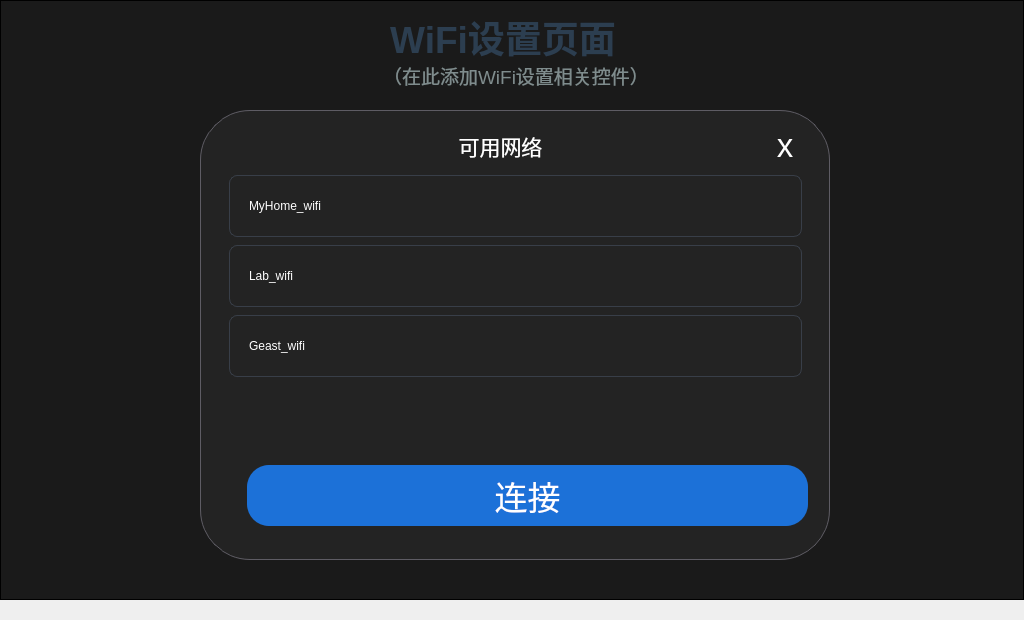
<?xml version="1.0" encoding="UTF-8"?>
<ui version="4.0">
 <class>WifiDialog</class>
 <widget class="QDialog" name="WifiDialog">
  <property name="geometry">
   <rect>
    <x>0</x>
    <y>0</y>
    <width>1024</width>
    <height>620</height>
   </rect>
  </property>
  <property name="minimumSize">
   <size>
    <width>1024</width>
    <height>620</height>
   </size>
  </property>
  <property name="maximumSize">
   <size>
    <width>1024</width>
    <height>620</height>
   </size>
  </property>
  <property name="windowTitle">
   <string>WiFi设置</string>
  </property>
  <widget class="QLabel" name="label">
   <property name="geometry">
    <rect>
     <x>0</x>
     <y>0</y>
     <width>1024</width>
     <height>600</height>
    </rect>
   </property>
   <property name="minimumSize">
    <size>
     <width>1024</width>
     <height>600</height>
    </size>
   </property>
   <property name="maximumSize">
    <size>
     <width>1024</width>
     <height>600</height>
    </size>
   </property>
   <property name="styleSheet">
    <string notr="true">background-color: rgb(26, 26, 26)</string>
   </property>
   <property name="frameShape">
    <enum>QFrame::Box</enum>
   </property>
   <property name="text">
    <string/>
   </property>
  </widget>
  <widget class="QFrame" name="wifiwindows">
   <property name="geometry">
    <rect>
     <x>200</x>
     <y>110</y>
     <width>630</width>
     <height>450</height>
    </rect>
   </property>
   <property name="minimumSize">
    <size>
     <width>630</width>
     <height>450</height>
    </size>
   </property>
   <property name="maximumSize">
    <size>
     <width>630</width>
     <height>450</height>
    </size>
   </property>
   <property name="styleSheet">
    <string notr="true">QFrame#wifiwindows {
    background-color:rgb(35, 35, 35);
    border: 1px solid rgb(94, 92, 100);
    border-radius: 50px;
}</string>
   </property>
   <property name="frameShape">
    <enum>QFrame::NoFrame</enum>
   </property>
   <property name="frameShadow">
    <enum>QFrame::Raised</enum>
   </property>
   <widget class="QLabel" name="label_2">
    <property name="geometry">
     <rect>
      <x>170</x>
      <y>20</y>
      <width>261</width>
      <height>31</height>
     </rect>
    </property>
    <property name="styleSheet">
     <string notr="true">color: rgb(255, 255, 255);</string>
    </property>
    <property name="text">
     <string>&lt;html&gt;&lt;head/&gt;&lt;body&gt;&lt;p align=&quot;center&quot;&gt;&lt;span style=&quot; font-size:16pt;&quot;&gt;可用网络&lt;/span&gt;&lt;/p&gt;&lt;/body&gt;&lt;/html&gt;</string>
    </property>
   </widget>
   <widget class="QListWidget" name="listWidget">
    <property name="geometry">
     <rect>
      <x>25</x>
      <y>61</y>
      <width>581</width>
      <height>301</height>
     </rect>
    </property>
    <property name="styleSheet">
     <string notr="true">/* 整个列表控件 */
QListWidget {
    background-color: rgb(35, 35, 35);
    border: none;
    border-radius: 16px;
    color: #ffffff;
    outline: none; /* 去掉选中时的虚线外框 */
}

/* 每一行item（WiFi条目） */
QListWidget::item {
    height: 60px;         /* 行高，调大一点，像卡片 */
    border:1px solid #383e48; /* 条目细边框 */
    border-radius:8px;    /* 条目圆角 */
    margin:4px;           /* 条目之间留出空隙，分开卡片 */
    padding-left:16px;    /* 文字左边留白 */
}

/* 鼠标悬浮在条目上 */
QListWidget::item:hover {
    background-color:#303742;
}

/* 选中当前WiFi条目（蓝色高亮，参考你效果图） */
QListWidget::item:selected {
    background-color:#164b80;
    border:1px solid #2188dd;
    color:white;
}</string>
    </property>
    <item>
     <property name="text">
      <string>MyHome_wifi</string>
     </property>
     <property name="icon">
      <iconset theme="pda"/>
     </property>
    </item>
    <item>
     <property name="text">
      <string>Lab_wifi</string>
     </property>
     <property name="icon">
      <iconset theme="phone"/>
     </property>
    </item>
    <item>
     <property name="text">
      <string>Geast_wifi</string>
     </property>
     <property name="icon">
      <iconset theme="multimedia-volume-control"/>
     </property>
    </item>
   </widget>
   <widget class="QPushButton" name="btnBack">
    <property name="geometry">
     <rect>
      <x>560</x>
      <y>10</y>
      <width>50</width>
      <height>50</height>
     </rect>
    </property>
    <property name="minimumSize">
     <size>
      <width>50</width>
      <height>50</height>
     </size>
    </property>
    <property name="maximumSize">
     <size>
      <width>50</width>
      <height>50</height>
     </size>
    </property>
    <property name="styleSheet">
     <string notr="true">QPushButton{background-color:rgb(35, 35, 35);;color:white;border-radius:8px;font-size:25pt;}QPushButton:pressed{background-color:#2980b9;}</string>
    </property>
    <property name="text">
     <string>x</string>
    </property>
   </widget>
   <widget class="QPushButton" name="pushButton">
    <property name="geometry">
     <rect>
      <x>47</x>
      <y>355</y>
      <width>561</width>
      <height>61</height>
     </rect>
    </property>
    <property name="styleSheet">
     <string notr="true">QPushButton{background-color:rgb(28, 113, 216);;color:white;border-radius:22px;font-size:25pt;}QPushButton:pressed{background-color:#2980b9;}</string>
    </property>
    <property name="text">
     <string>连接</string>
    </property>
   </widget>
  </widget>
  <widget class="QLabel" name="labelTitle">
   <property name="geometry">
    <rect>
     <x>390</x>
     <y>10</y>
     <width>226</width>
     <height>54</height>
    </rect>
   </property>
   <property name="styleSheet">
    <string notr="true">font-size:28pt; font-weight:bold; color:#2c3e50;</string>
   </property>
   <property name="text">
    <string>WiFi设置页面</string>
   </property>
   <property name="alignment">
    <set>Qt::AlignCenter</set>
   </property>
  </widget>
  <widget class="QWidget" name="">
   <property name="geometry">
    <rect>
     <x>0</x>
     <y>60</y>
     <width>1031</width>
     <height>30</height>
    </rect>
   </property>
   <layout class="QHBoxLayout" name="horizontalLayout_2">
    <item>
     <spacer name="horizontalSpacer">
      <property name="orientation">
       <enum>Qt::Horizontal</enum>
      </property>
      <property name="sizeHint" stdset="0">
       <size>
        <width>40</width>
        <height>20</height>
       </size>
      </property>
     </spacer>
    </item>
    <item>
     <widget class="QLabel" name="labelHint">
      <property name="styleSheet">
       <string notr="true">font-size:14pt; color:#7f8c8d;</string>
      </property>
      <property name="text">
       <string>（在此添加WiFi设置相关控件）</string>
      </property>
      <property name="alignment">
       <set>Qt::AlignCenter</set>
      </property>
     </widget>
    </item>
    <item>
     <spacer name="horizontalSpacer_2">
      <property name="orientation">
       <enum>Qt::Horizontal</enum>
      </property>
      <property name="sizeHint" stdset="0">
       <size>
        <width>40</width>
        <height>20</height>
       </size>
      </property>
     </spacer>
    </item>
   </layout>
  </widget>
 </widget>
 <resources/>
 <connections/>
</ui>
